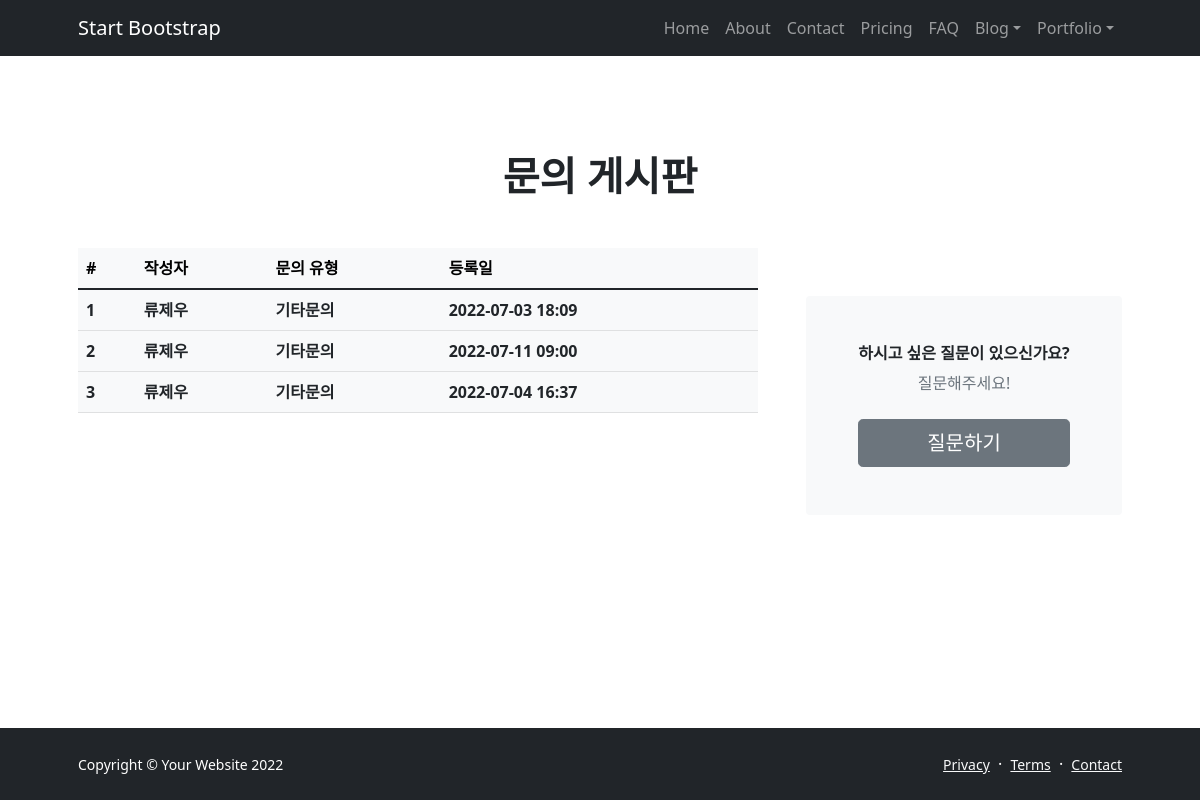
The page /question/ on the database as committed earlier.
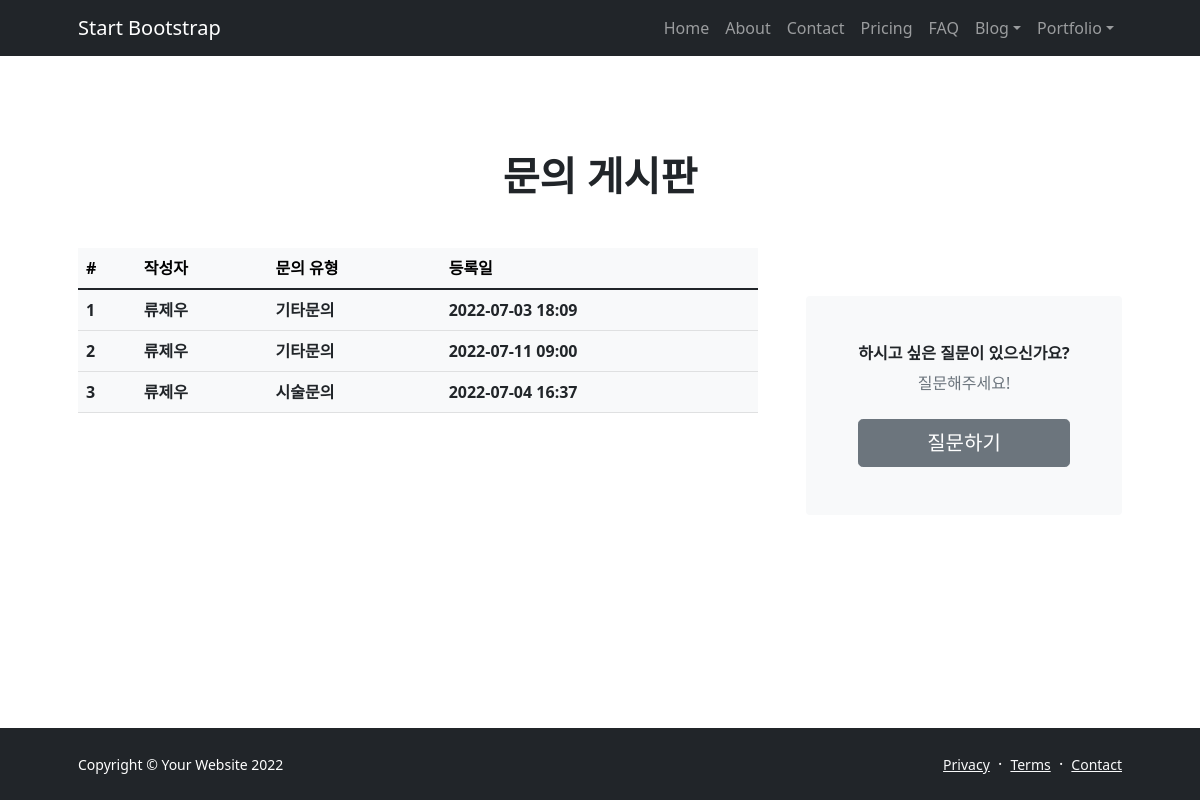
The same page on the database as committed later.
### question/models.py (models this page shows, shortened)
class Question(models.Model):
    user = models.ForeignKey(
        'user.User', on_delete=models.CASCADE, verbose_name='질문자 이름')
    category = models.CharField(
        max_length=10,
        choices=CATEGORY_CHOICES,
        verbose_name='문의 유형'
    )
    contents = models.TextField(verbose_name='질문 내용')
    register_date = models.DateTimeField(
        verbose_name='질문 날짜', auto_now_add=True)
    class Meta:
        db_table = 'question'
        verbose_name = '질문'
        verbose_name_plural = '질문'

### user/models.py (models this page shows)
class User(models.Model):
    uid = models.CharField(verbose_name='아이디', max_length=64, unique=True)
    password = models.CharField(verbose_name='비밀번호', max_length=64)
    phone_number = models.IntegerField(verbose_name='전화 번호')
    name = models.CharField(verbose_name='이름', max_length=64)
    register_date = models.DateTimeField(
        verbose_name='가입 날짜', auto_now_add=True)
    def __str__(self):
        return self.name
    class Meta:
        db_table = 'user'
        verbose_name = '사용자'
        verbose_name_plural = '사용자'

### question/views.py (the view)
# urls.py: path('question/', QuestionList.as_view()),
class QuestionList(ListView):
    model = Question
    template_name = 'question_list.html'

### question/templates/question_list.html
{% extends "base.html" %}
{% load humanize %}
{% block contents %}
<section class="py-5">
    <div class="container px-5 my-5">
        <div class="text-center mb-5">
            <h1 class="fw-bolder">문의 게시판</h1>
        </div>
        <div class="row gx-5">
            <div class="col-xl-8">
                <table class="table table-light">
                    <thead class="thead-light">
                        <tr>
                            <th scope="col">#</th>
                            <th scope="col">작성자</th>
                            <th scope="col">문의 유형</th>
                            <th scope="col">등록일</th>
                        </tr>
                    </thead>
                    <tbody class="text-dark">
                        {% for question in object_list %}
                        <tr>
                            <th scope="row">{{ question.id }}</th>
                            <th>{{ question.user }}</th>
                            <th>{{ question.category }}</th>
                            <th>{{ question.register_date|date:'Y-m-d H:i' }}</th>
                        </tr>
                        {% endfor %}
                    </tbody>
                </table>
            </div>
            <div class="col-xl-4">
                <div class="card border-0 bg-light mt-xl-5">
                    <div class="card-body p-4 py-lg-5">
                        <div class="d-flex align-items-center justify-content-center">
                            <div class="text-center">
                                <div class="h6 fw-bolder">하시고 싶은 질문이 있으신가요?</div>
                                <p class="text-muted mb-4">
                                    질문해주세요!
                                    <br />
                                </p>
                                <div class="d-grid"><button class="btn btn-secondary btn-lg" type="submit"><a href="#"
                                            class="text-decoration-none text-white">질문하기</a></button>
                                </div>
                            </div>
                        </div>
                    </div>
                </div>
            </div>
        </div>
    </div>
</section>
{% endblock %}

Rows that differ between the two databases and show on the page:
changed Question id 3: category "기타문의" → "시술문의"
